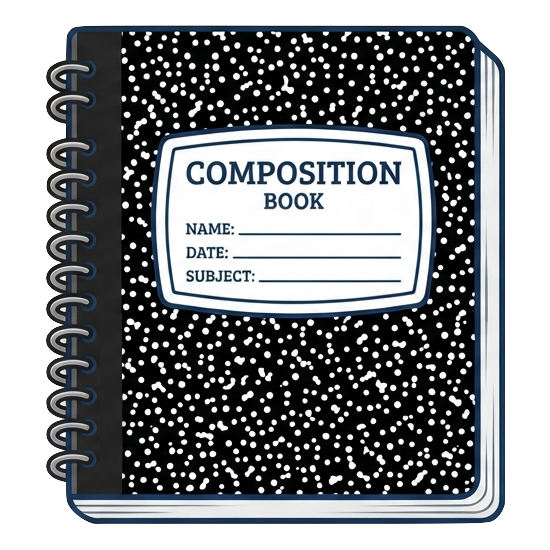
#> input picture tests/fixtures/composition.png, 550 x 550 px
$ python icon-prep.py ../tests/fixtures/composition.png
#> lines starting #> are read from the running program, lines starting #| are printed output that depends on the picture
#!/usr/bin/env python3
#
# icon-prep.py - normalize a dropped-in toolbar icon for icons/.
#
# Icon exports routinely arrive oversized and with the background painted
# a flat white instead of left transparent (PNG colortype 2, no alpha).
# On a themed toolbar that renders as a white tile around the artwork.
# This resizes to the 512x512 the rest of icons/ uses and keys the
# background out to alpha.
#
# The key is a flood fill INWARD FROM THE BORDER, not a global "white is
# transparent" threshold: the artwork's own paper-white interior must
# survive, and it does because the outline walls the fill off.  Tolerance
# is deliberately tight for the same reason - the document interiors in
# this set sit at ~233, and a loose tolerance swallows them.
#
# Inputs:
#   paths - PNG files, rewritten IN PLACE
#   --size  N    square size to fit within, aspect kept (default 512)
#   --tol   N    how far from white still counts as background (default 12)
#
# Output:
#   0 on success, 1 if a file could not be read or written.
#
# Requires Pillow:  /opt/local/bin/python3 -m pip install --user Pillow
#
import argparse
import sys
from collections import deque

from PIL import Image


def key_background(im, tol):
    """
    Make the border-connected near-white region transparent.

    Inputs:
      im  - RGBA Image, modified in place
      tol - a pixel counts as background when min(r,g,b) >= 255 - tol

    Output:
      number of pixels keyed.
    """
    w, h = im.size
    px = im.load()
    seen = bytearray(w * h)
    queue = deque([(x, y) for x in range(w) for y in (0, h - 1)] +
                  [(x, y) for y in range(h) for x in (0, w - 1)])
    keyed = 0

    while queue:
        x, y = queue.popleft()
        i = y * w + x
        if seen[i]:
            continue
        r, g, b, _ = px[x, y]
        v = min(r, g, b)
        if v < 255 - tol:
            continue
        seen[i] = 1
        # Pure white goes fully clear; an antialiased edge pixel keeps a
        # matching sliver of alpha, so the outline stays smooth.
        px[x, y] = (r, g, b, 255 - v)
        keyed += 1
        if x:
            queue.append((x - 1, y))
        if x < w - 1:
            queue.append((x + 1, y))
        if y:
            queue.append((x, y - 1))
        if y < h - 1:
            queue.append((x, y + 1))

    return keyed


def prep(path, size, tol):
    """
    Resize and key one icon in place.  Returns True on success.
    """
#> called with path = '../tests/fixtures/composition.png', size = 512, tol = 12
    try:
        im = Image.open(path)
#> im is the input picture: PIL image 550x550 RGBA; mean R, G, B, A 71.1, 73.8, 76.3, 188.6
    except OSError as exc:
        print(f"{path}: {exc}", file=sys.stderr)
        return False

    before = im.size
#> before = (550, 550)
    # Drop any existing alpha first: a re-run must recompute the key from
    # the colour planes, never compound a previous pass's alpha.
    im = im.convert('RGB')
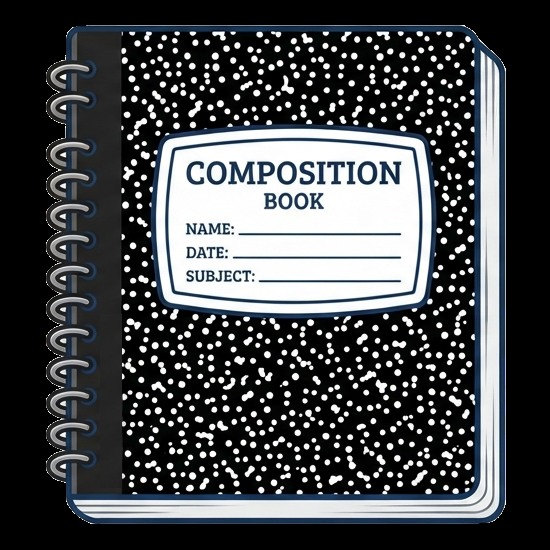
#> im: PIL image 550x550 RGB; mean R, G, B 71.1, 73.8, 76.3
    im.thumbnail((size, size), Image.LANCZOS)
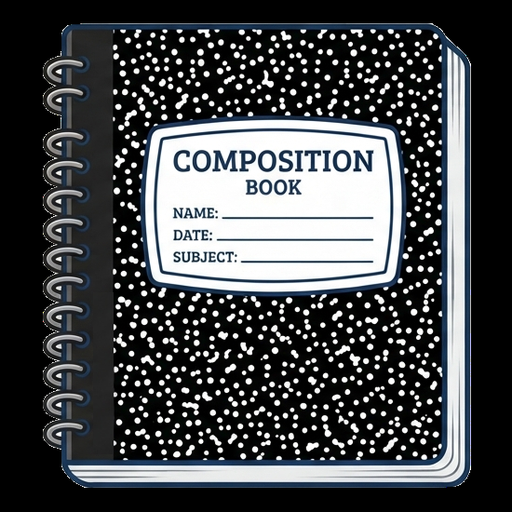
#> im: PIL image 512x512 RGB; mean R, G, B 71.2, 73.9, 76.3
    im = im.convert('RGBA')
#> im: PIL image 512x512 RGBA
    keyed = key_background(im, tol)
#> after the loop in key_background, `while queue:`: keyed = 0
#> keyed = 0

    try:
        im.save(path)
    except OSError as exc:
        print(f"{path}: {exc}", file=sys.stderr)
        return False

    print(f"{path}: {before[0]}x{before[1]} -> {im.size[0]}x{im.size[1]}, "
          f"{100 * keyed / (im.size[0] * im.size[1]):.1f}% keyed")
#| ../tests/fixtures/composition.png: 550x550 -> 512x512, 0.0% keyed
    return True


def main():
    ap = argparse.ArgumentParser(description=__doc__)
    ap.add_argument('paths', nargs='+', help="PNG files, rewritten in place")
    ap.add_argument('--size', type=int, default=512)
    ap.add_argument('--tol', type=int, default=12)
    args = ap.parse_args()

    ok = all(prep(p, args.size, args.tol) for p in args.paths)
    return 0 if ok else 1


if __name__ == '__main__':
    sys.exit(main())
#> (the program exits here)
